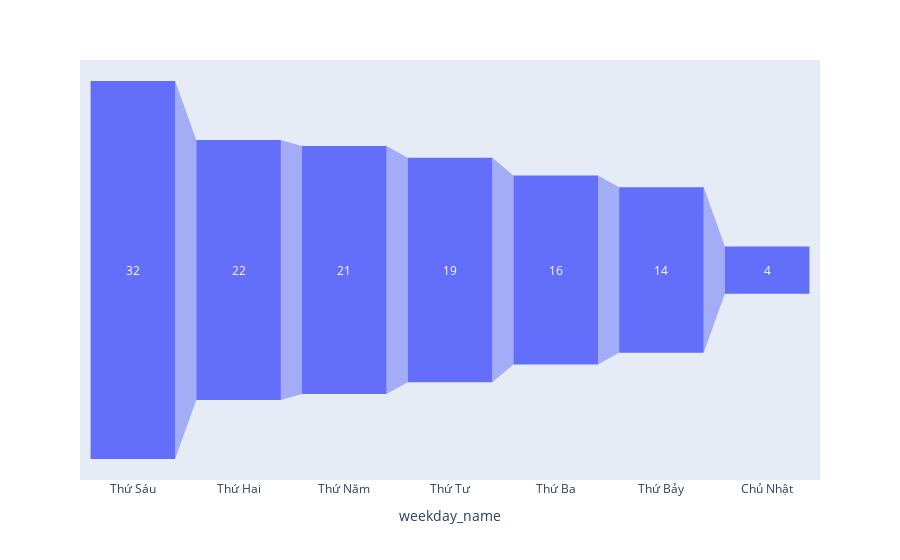

Notebook source saved alongside this figure:
### Markdown cell above
### 3.1.5 Số bài đăng và tổng lượt reaction trong thứ

### Code cell
clean_df['weekday'] = clean_df['time'].dt.dayofweek

def map_day_to_vietnamese(day):
    weekdays = {
        0: 'Thứ Hai',
        1: 'Thứ Ba',
        2: 'Thứ Tư',
        3: 'Thứ Năm',
        4: 'Thứ Sáu',
        5: 'Thứ Bảy',
        6: 'Chủ Nhật'
    }
    return weekdays[day]

# Áp dụng hàm ánh xạ để tạo cột 'weekday_name'
clean_df['weekday_name'] = clean_df['weekday'].apply(map_day_to_vietnamese)
px.funnel(clean_df['weekday_name'].value_counts().reset_index(), x = 'weekday_name', y = 'count')

### Figure 1 — Plotly figure (JSON) as saved in the notebook; plotly's stock layout.template omitted (floating-point values rounded to 4 significant figures)
{"data": [{"hovertemplate": "weekday_name=%{x}<br>count=%{y}<extra></extra>", "legendgroup": "", "marker": {"color": "#636efa"}, "name": "", "orientation": "v", "showlegend": false, "type": "funnel", "x": ["Thứ Sáu", "Thứ Hai", "Thứ Năm", "Thứ Tư", "Thứ Ba", "Thứ Bảy", "Chủ Nhật"], "xaxis": "x", "y": [32, 22, 21, 19, 16, 14, 4], "yaxis": "y"}], "layout": {"legend": {"tracegroupgap": 0}, "margin": {"t": 60}, "xaxis": {"anchor": "y", "domain": [0, 1], "title": {"text": "weekday_name"}}, "yaxis": {"anchor": "x", "domain": [0, 1], "title": {"text": "count"}}}}
